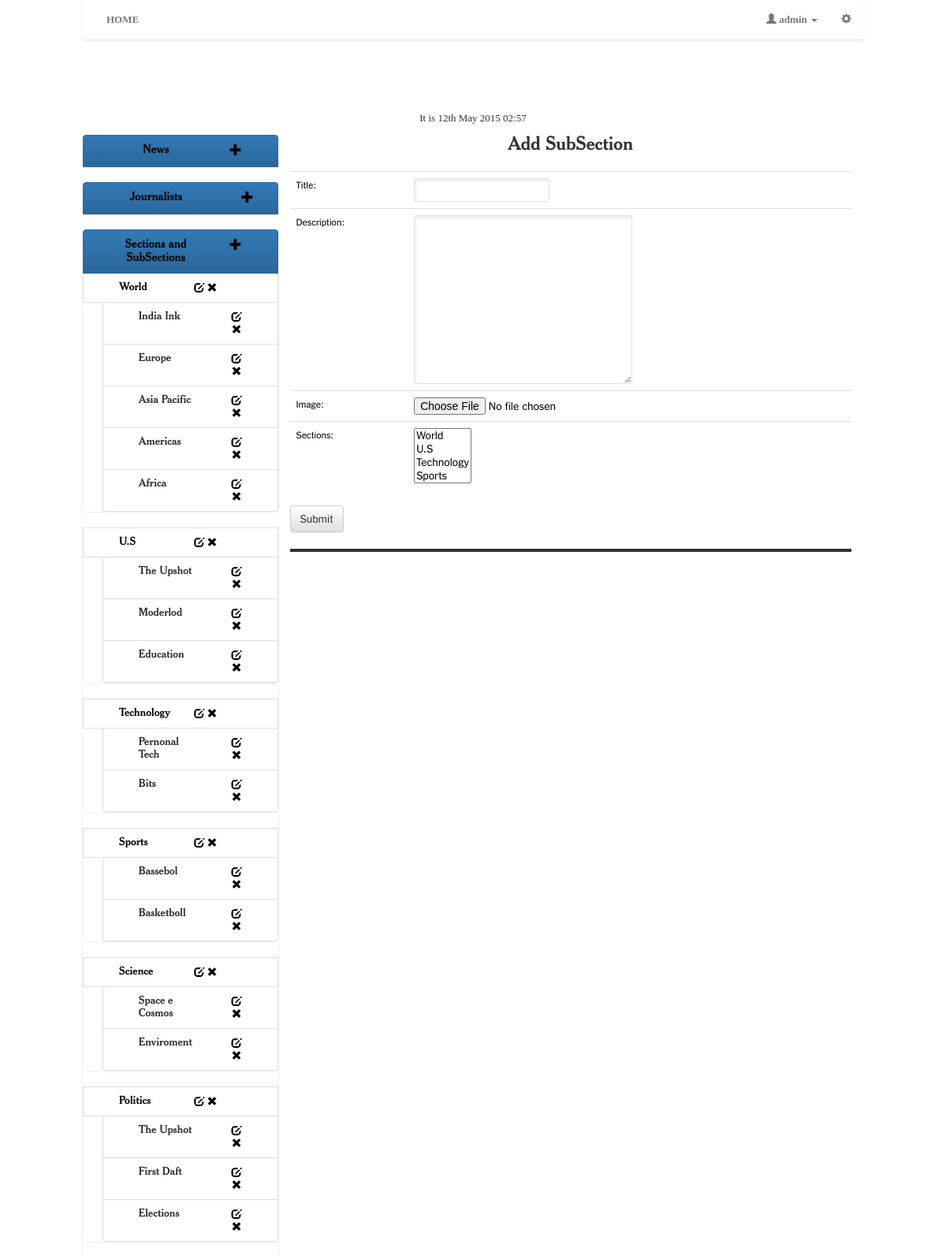
The page /newspaper/userAuthenticated/manager/subsection/add/ (signed in, upper part) on the database its author committed.
### newspaper/models/userAuthenticated.py (models this page shows, shortened)
class UserAuthenticated(AbstractUser, User):
	profile_image = models.ImageField(verbose_name=_("Profile Image"),upload_to = 'documents/imagen/profile_image/%Y/%m/%d', null=True, blank=True, default=None)
	class Meta:
		db_table = 'auth_user'
		ordering = ['-first_name']
		verbose_name = _("User Authenticated")
		verbose_name_plural = _("Users Authenticated")
		permissions = (
						("access_manager", "Access Manager"),
                      )

### newspaper/models/section.py (models this page shows)
class Section(models.Model):
	title = models.CharField(max_length=50, verbose_name=_("Title"), )
	image = models.ImageField(verbose_name=_("Image"),upload_to = 'documents/imagen/section/%Y/%m/%d', null=True, blank=True, default=None)
	def __unicode__(self):
		return self.title
	class Meta:
		ordering = ['-title']
		verbose_name = _("Section")
		verbose_name_plural = _("Sections")
	def getSubSections(self):
		try:
			return SubSection.objects.filter(sections = self.id)
		except:
			return []

### newspaper/models/subsection.py (models this page shows, shortened)
class SubSection(models.Model):
	title = models.CharField(max_length=50, verbose_name=_("Title"), )
	description = models.TextField(verbose_name=_("Description"), null=True, blank=True)
	image = models.ImageField(verbose_name=_("Image"),upload_to = 'documents/imagen/subsection/%Y/%m/%d', null=True, blank=True, default=None)
	sections = models.ManyToManyField("newspaper.Section", verbose_name=_("Sections"))
	class Meta:
		ordering = ['-title']
		verbose_name = _("SubSection")
		verbose_name_plural = _("SubSections")

### newspaper/views/userAuthenticated/subsection.py (the view)
def addSubSection(request):
	message = None
	if request.user.has_perm('newspaper.keep_subsection'):
		news = News.objects.all()
		sections = Section.objects.all()
		if request.user.has_perm('newspaper.keep_journalist'):
			journalists = Journalist.objects.all()
		if request.method == "POST":
			try:
				try:
					user = Redator.objects.get(username=request.user.username)
				except:
					message = Message(TextMessage.USER_NOT_FOUND, TypeMessage.ERROR)
					return manager(request, None, None, message )
				form = PartialSubSectionForm(request.POST, request.FILES)
				if user.registeringSubSection(form):
					message = Message(TextMessage.SUBSECTION_SUCCESS_ADD, TypeMessage.SUCCESS)
				else:
					message = Message(TextMessage.SUBSECTION_ERROR_ADD, TypeMessage.ERROR)
			except:
				pass
		else:
			form = PartialSubSectionForm()
			option = _("SubSection")
			open_sections2 = True
			open_subsections2 = True
			return render(request, "newspaper/userAuthenticated/subsection/addSubSection.html", locals())
	else:
		message = Message(TextMessage.USER_NOT_PERMISSION, TypeMessage.ERROR)
	return manager(request, None, None, message )

### newspaper/forms/subsection.py (shortened to what this page needs)
class PartialSubSectionForm(ModelForm):
	class Meta:
		model= SubSection
		fields = '__all__'
		widgets = {
			'title': TextInput(attrs={'required': 'required'}),
			'sections':  SelectMultiple(attrs={'required': 'required'}),
		}

### newspaper/templates/newspaper/userAuthenticated/subsection/addSubSection.html
{% extends 'newspaper/userAuthenticated/manager.html' %}
{% load i18n %}
{% block right %}
{% include "newspaper/userAuthenticated/add/add.html" %}
{% endblock %}

### newspaper/templates/newspaper/_header.html (shortened to what this page needs)
{% load i18n %}
<div class="container-fluid">
<div class="row">
<div class="navbar navbar-default navbar-static-top" role="navigation">
	<div class="container-fluid">
		<div class="navbar-collapse collapse">
			{% block nav-left %}
			<ul class="nav navbar-nav navbar-left">
				<li>
					{% if perms.newspaper.access_manager %}
					<a id="home"  href="/newspaper/userAuthenticated/manager/">{% trans "HOME" %}</a>
					{% else %}
					<a id="home" href="/newspaper/">{% trans "HOME" %}</a>
					{% endif %}
				</li>
			</ul>
			{% endblock %}
			{% block nav-right %}
			<ul class="nav navbar-nav navbar-right">
				{% if request.user.is_authenticated %}
				<li class="dropdown">
					<a href="#" class="dropdown-toggle" data-toggle="dropdown">
						<span class="glyphicon glyphicon-user"></span>
						{{ request.user }}
						<b class="caret"></b>
					</a>
				</li>
				{% endif %}
				<li>
					<a href="../navbar-static-top/"><spam class=" glyphicon glyphicon-cog"></spam></a>
				</li>
			</ul>
			{% endblock %}
		</div>
	</div>
</div>
</div>
</div>

### newspaper/templates/newspaper/userAuthenticated/section/optionSection.html (shortened to what this page needs)
{% load i18n %}
{% load humanize %}
<ul class="list-group">
  <li class="list-group-item active" >
  	<h3>
  		<div class="container-fluid">
	  		<div class="col-xs-6  col-md-8 text-center">
		 		<a data-toggle="collapse" data-parent="#accordion" href="#collapseSection2">
	  				{% trans "Sections and SubSections" %}
	  			</a>
		 	</div>
			<div class="col-xs-6 col-md-4 text-right">
				{% if perms.newspaper.keep_section %}
				<a data-toggle="modal" data-target="#modalSection" href="#">
					<span class="glyphicon glyphicon-plus pointer"></span>
				</a>
				{% endif %}
			</div>
		</div>
  	</h3>
  </li>
	  {% if open_sections2 %}
	  <ul  id="collapseSection2" class="list-group panel-collapse collapse in">
	  {% else %}
	  <ul  id="collapseSection2" class="list-group panel-collapse collapse">
	  {% endif %}
  		{% for i in sections %}
  		<li class="list-group-item">
  			<div class="container-fluid">
		  		<div class="col-xs-6  col-md-6 text-left">
			 		<a data-toggle="collapse" data-parent="#collapseSection2" href="#collapse2{{i.id}}">
		  				<h4>{{ i.title }}</h4>
		  			</a>
			 	</div>
			 	<div class="col-xs-6 col-md-4 text-right">
					<a href="/newspaper/userAuthenticated/manager/section/edit/{{i.id }}/">
						<span class=" glyphicon glyphicon-edit pointer"></span>
					</a>
					<a href="/newspaper/userAuthenticated/manager/section/rem/{{i.id }}/">
						<span class=" glyphicon glyphicon-remove pointer"></span>
					</a>
				</div>
			</div>
  		</li>
  		{% if open_subsections2 %}
  			<ul id="collapse2{{i.id}}" class="list-group panel-collapse collapse in">
  		{% else %}
  			<ul id="collapse2{{i.id}}" class="list-group panel-collapse collapse">
  		{% endif %}
				{% for k in i.getSubSections %}
				<li class="list-group-item list-retreat">
					<div class="container-fluid">
			  		<div class="col-xs-6  col-md-8 text-left">
			  			<h4>{{ k.title }}</h4>
				 	</div>
				 	<div class="col-xs-6 col-md-4 text-right">
						<a href="/newspaper/userAuthenticated/manager/subsection/edit/{{k.id }}/">
							<span class=" glyphicon glyphicon-edit pointer"></span>
						</a>
						<a href="/newspaper/userAuthenticated/manager/subsection/rem/{{k.id }}/">
							<span class=" glyphicon glyphicon-remove pointer"></span>
						</a>
					</div>
				</div>
	  			</li>
	  			{% endfor %}
  		</ul>
  		{% empty %}
		<li class="list-group-item list-group-item-warning">
			{% trans "No sections" %}
		</li>
  		{% endfor %}
  </ul>
</ul>

### newspaper/templates/newspaper/_form.html (shortened to what this page needs)
{% load i18n %}
<div class="container-fluid">
	<div class="row">
		<form  class="form form-horizontal" action="." method="post" enctype="multipart/form-data"  class="js-reply">{% csrf_token %}
			<div class="container-fluid">
				<div class="row">
					<table class="table">
						{{ form.as_table }}
					</table>
					<input class="btn btn-default" type="submit" value="{% trans "Submit" %}" />
				</div>
			</div>
		</form>
	</div>
</div>

### newspaper/static/newspaper/css/stylesheet.css (style rules this page uses)
.list-retreat { position: relative; margin-left: 10%; }

### newspaper/static/newspaper/css/nav-bar.css (style rules this page uses)
.navbar-default { background-color: transparent; background-image: none; }
.navbar a { font-weight: bold !important; color: #000; }

### newspaper/static/newspaper/css/dropmenu.css (style rules this page uses)
label { display: inline-block; width: 100%; }

### rows shown on the page
Section: title "World"
SubSection: title "India Ink"
SubSection: title "Europe"
SubSection: title "Asia Pacific"
SubSection: title "Americas"
SubSection: title "Africa"
Section: title "U.S"
SubSection: title "The Upshot"
SubSection: title "Moderlod"
SubSection: title "Education"
Section: title "Technology"
SubSection: title "Pernonal Tech"
SubSection: title "Bits"
Section: title "Sports"
SubSection: title "Bassebol"
SubSection: title "Basketboll"
Section: title "Science"
SubSection: title "Space e Cosmos"
SubSection: title "Enviroment"
Section: title "Politics"
SubSection: title "The Upshot"
SubSection: title "First Daft"
SubSection: title "Elections"

### other values the page prints
{{ request.user }} "admin"
